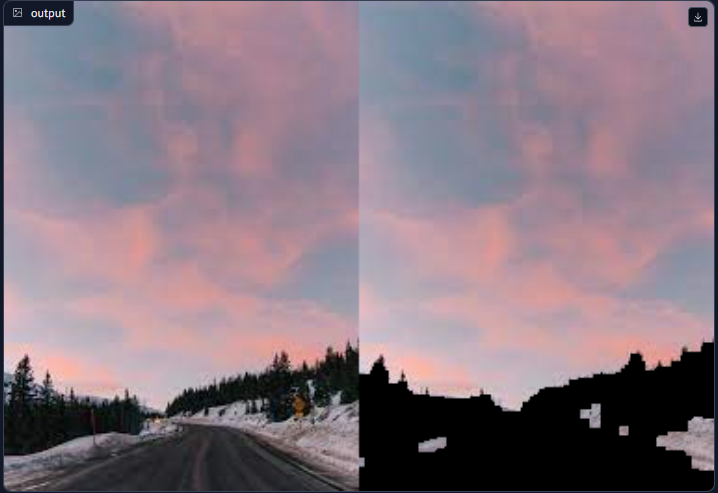
#> input picture pinksky.PNG, 718 x 493 px
$ python -i gradio_sky_identification.py   (imports and definitions only)
#> lines starting #> are read from the running program, lines starting #| are printed output that depends on the picture; after the words box and inside, x2 and y2 are one past the last pixel; in counts of white or black regions, pixels touching at a corner belong together
#> further down, picture is the input picture: shape (493, 718, 3); mean B, G, R 130.2, 119.6, 135.9
#> in process_image_for_gradio, `hsv_image = cv2.cvtColor(image, cv2.COLOR_BGR2HSV)`: hsv_image: shape (493, 718, 3); mean H, S, V 126.5, 39.1, 141.2
#Hannah Nguyen
#CS5330 - Lab 1: Sky Pixel Identification

import gradio as gr
import cv2
import numpy as np


# Function to calculate the threshold values for sky detection
# based on the top region of the image, which is assumed to contain the sky.
def calculate_thresholds_from_top(hsv_image, top_fraction=0.25):
    # Define the top region of the image for sampling sky pixels
#> called with top_fraction = 0.2
    top_region = hsv_image[:int(hsv_image.shape[0] * top_fraction), :, :]
#> top_region: shape (98, 718, 3); mean H, S, V 141, 51.4, 155.8

    # Calculate the average hue, saturation, and value in the top region
    # to determine the characteristic colors of the sky in the image.
    avg_hue = np.mean(top_region[:, :, 0])
#> avg_hue = 141
    avg_sat = np.mean(top_region[:, :, 1])
#> avg_sat = 51.36
    avg_val = np.mean(top_region[:, :, 2])
#> avg_val = 155.8

    # Initialize the limits to cover a broad range of sky colors.
    # Adjust the ranges based on the averages calculated above.
    lower_limit = np.array([0, 0, min(180, avg_val - 30)])
#> lower_limit = [0, 0, 125.8]
    upper_limit = np.array([180, max(255, avg_sat + 30), 255])
#> upper_limit = [180, 255, 255]

    # Predefined hue ranges for typical sky colors.
    blue_hue_range = (100, 140)
    orange_hue_range = (10, 50)

    # Adjust the hue range based on whether the average hue corresponds to
    # typical blue skies or orange sunset/sunrise skies.
    if avg_hue > blue_hue_range[0] and avg_hue < blue_hue_range[1]:
        lower_limit[0] = blue_hue_range[0]
        upper_limit[0] = blue_hue_range[1]
    elif avg_hue > orange_hue_range[0] and avg_hue < orange_hue_range[1]:
        lower_limit[0] = orange_hue_range[0]
        upper_limit[0] = orange_hue_range[1]

    # Extend the saturation limits to include clouds, which have high brightness
    # and low saturation.
    lower_limit[1] = 0  # Include low saturation values for cloud detection.
    upper_limit[1] = 255  # High saturation for clear skies or sunsets

    # Extend the upper value limit to ensure we capture the brightness of the sky and clouds.
    upper_limit[2] = 255

    return lower_limit, upper_limit

# Function to validate the sky detection mask and adjust thresholds if necessary.
# This ensures that the amount of sky detected is within reasonable bounds.
def validate_thresholds(mask, hsv_image, initial_lower_limit, initial_upper_limit):
    height, width = mask.shape
    total_pixels = height * width
    sky_pixels = cv2.countNonZero(mask)

    # Calculate the percentage of the image identified as sky.
    sky_percentage = sky_pixels / total_pixels

    # Define target bounds for the percentage of sky in the image.
    target_min_sky_percentage = 0.2
    target_max_sky_percentage = 0.95

    # If the sky percentage is within the target bounds, return the current mask.
    if target_min_sky_percentage <= sky_percentage <= target_max_sky_percentage:
        return mask

    # If the sky percentage is outside the target bounds, adjust thresholds (1e-6 to handle edge case and avoid zero devision).
    adjustment_ratio = target_min_sky_percentage / (sky_percentage + 1e-6) if sky_percentage < target_min_sky_percentage else target_max_sky_percentage / (sky_percentage + 1e-6)

    # Adjust the hue and saturation ranges based on the deviation from the target sky percentage.
    hue_adjustment = (initial_upper_limit[0] - initial_lower_limit[0]) * (adjustment_ratio - 1)
    sat_adjustment = (initial_upper_limit[1] - initial_lower_limit[1]) * (adjustment_ratio - 1)

    # Apply the adjusted limits to create a new mask.
    new_lower_limit = np.array([
        max(0, initial_lower_limit[0] - hue_adjustment),
        max(0, initial_lower_limit[1] - sat_adjustment),
        initial_lower_limit[2]
    ])
    new_upper_limit = np.array([
        min(180, initial_upper_limit[0] + hue_adjustment),
        min(255, initial_upper_limit[1] + sat_adjustment),
        initial_upper_limit[2]
    ])
    # Ensure new limits are type uint8 for mask creation.
    new_lower_limit = np.array(new_lower_limit, dtype=np.uint8)
    new_upper_limit = np.array(new_upper_limit, dtype=np.uint8)
    adjusted_mask = cv2.inRange(hsv_image, new_lower_limit, new_upper_limit)

    return adjusted_mask

# Function to find the most probable horizon line using the Hough Line Transform.
# It filters out significantly vertical lines and assumes the horizon is the highest
def find_horizon_line(edges):
    lines = cv2.HoughLinesP(edges, 1, np.pi / 180, threshold=50, minLineLength=80, maxLineGap=10)
    if lines is not None:
        lines = [l[0] for l in lines if abs(l[0][0] - l[0][2]) > abs(l[0][1] - l[0][3])]
        # Sort lines by their midpoint y-coordinate
        lines.sort(key=lambda x: (x[1]+x[3])/2)
        # The horizon line is the one with the smallest y-coordinate midpoint
        horizon_line = lines[0]
        return horizon_line
    return None

# Function to create a mask that excludes everything below the detected horizon line.
# This helps to differentiate between sky and non-sky regions, particularly in cases
# where reflections or similar colors appear below the horizon.
def mask_below_horizon(image, horizon_line):
    mask = np.zeros(image.shape[:2], dtype=np.uint8)
    cv2.line(mask, (horizon_line[0], horizon_line[1]), (horizon_line[2], horizon_line[3]), 255, thickness=5)
    # Fill below the line to exclude anything below it
    cv2.floodFill(mask, None, seedPoint=(0, horizon_line[1] + 1), newVal=255)
    return mask

# The main function that processes the image for Gradio.
# It applies the steps for sky detection and outputs an image
# showing the original and sky-detected regions side by side.
def process_image_for_gradio(image):
    # Convert to HSV color space
    hsv_image = cv2.cvtColor(image, cv2.COLOR_BGR2HSV)

    # Calculate thresholds from the top part of the image
    lower_limit, upper_limit = calculate_thresholds_from_top(hsv_image, top_fraction=0.2)
#> lower_limit = [0, 0, 125.8]; upper_limit = [180, 255, 255]

    # Ensure the limits are uint8 before using them in cv2.inRange
    lower_limit = np.array(lower_limit, dtype=np.uint8)
#> lower_limit = [0, 0, 125]
    upper_limit = np.array(upper_limit, dtype=np.uint8)

    # Initial mask based on the initially calculated thresholds
    initial_mask = cv2.inRange(hsv_image, lower_limit, upper_limit)
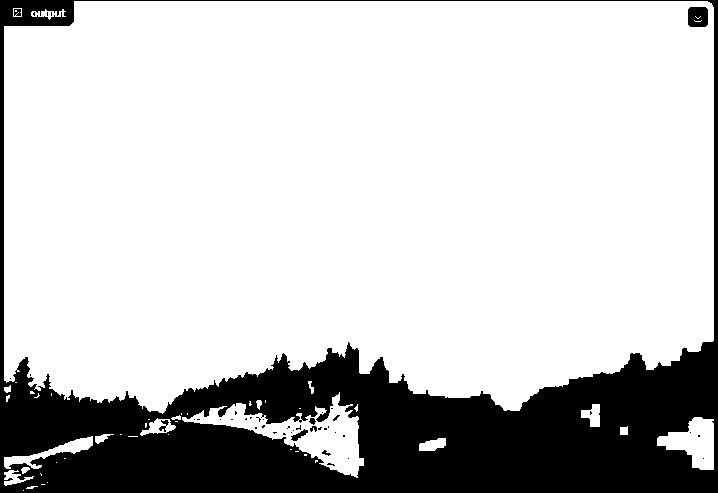
#> initial_mask: shape (493, 718); 78.2% white; 44 black regions (36 under 20 px), largest, box (x1, y1, x2, y2) and area: (0, 0, 718, 493) 76344, (688, 7, 708, 27) 374, (291, 429, 308, 441) 86

    # Validate and adjust the mask if necessary
    mask = validate_thresholds(initial_mask, hsv_image, lower_limit, upper_limit)
#> in validate_thresholds, `sky_pixels = cv2.countNonZero(mask)`: sky_pixels = 276842
#> in validate_thresholds, `sky_percentage = sky_pixels / total_pixels`: sky_percentage = 0.782

    # Apply morphological operations to remove small noise
    kernel_size = 5
    kernel = np.ones((kernel_size, kernel_size), np.uint8)
    mask = cv2.morphologyEx(mask, cv2.MORPH_OPEN, kernel)
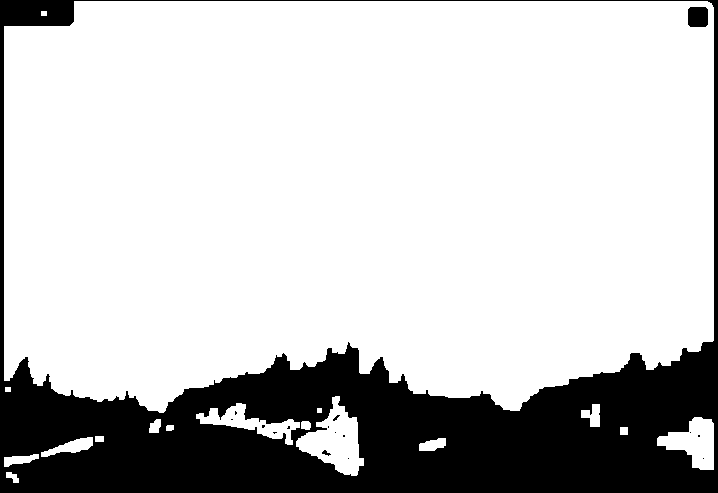
#> mask: shape (493, 718); 77.7% white; 16 black regions (13 under 20 px), largest, box (x1, y1, x2, y2) and area: (0, 0, 718, 493) 78432, (688, 7, 708, 27) 388, (322, 450, 331, 456) 26
    mask = cv2.morphologyEx(mask, cv2.MORPH_CLOSE, kernel)
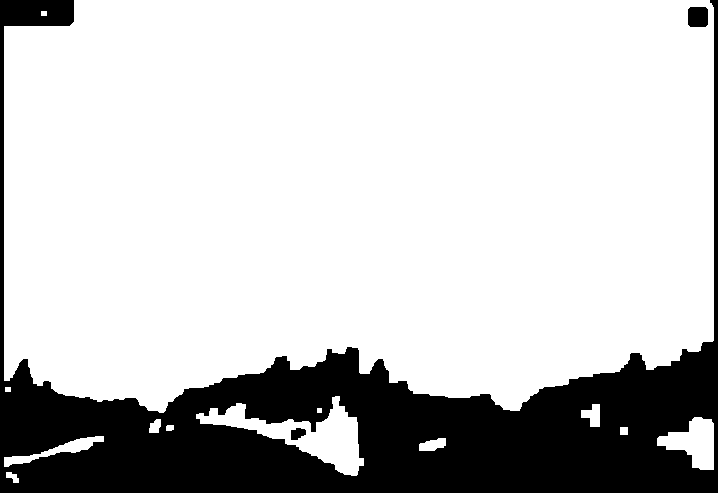
#> mask: shape (493, 718); 78% white; 3 black regions, box (x1, y1, x2, y2) and area: (0, 0, 718, 493) 77332, (688, 7, 708, 27) 388, (291, 428, 306, 440) 136

    # Apply edge detection to help find the horizon line
    edges = cv2.Canny(mask, 50, 150)
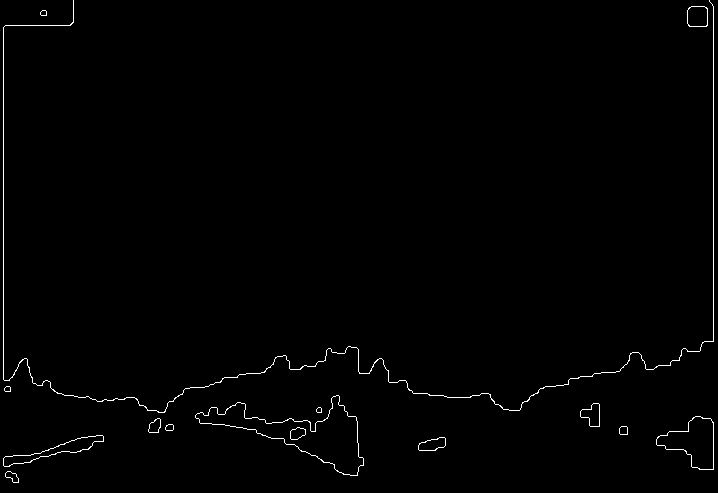
#> edges: shape (493, 718); 0.88% white in thin lines or dots

    # Find the horizon line
    horizon_line = find_horizon_line(edges)
#> in find_horizon_line, `lines = cv2.HoughLinesP(edges, 1, np.pi / 180, threshold=50, minLineLe..`: lines = [[3, 379, 3, 27], [713, 341, 713, 6]]
#> in find_horizon_line, `lines = [l[0] for l in lines if abs(l[0][0] - l[0][2]) > abs(l[0][1] -..`: lines = []

    # Create a mask to exclude everything below the horizon
    if horizon_line is not None:
        horizon_mask = mask_below_horizon(image, horizon_line)
        # Combine the sky mask with the horizon mask
        mask = cv2.bitwise_and(mask, horizon_mask)

    # Bitwise-AND mask and original image to extract sky
    sky = cv2.bitwise_and(image, image, mask=mask)

    # Stack the original image and the result side by side
    result = np.hstack((image, sky))

    return result


# Gradio function that wraps around process_image_for_gradio
def gradio_interface(image):
    output_image = process_image_for_gradio(image)
    return output_image

# Define the Gradio interface
# [7 lines that did not run here, left out]

# Launch the interface
# [1 line not run here, left out]

>>> import cv2
>>> picture = cv2.imread('pinksky.PNG')
#> (the run stopped early here; a loop or call above may not have finished)

$ run again, on skyblue.PNG
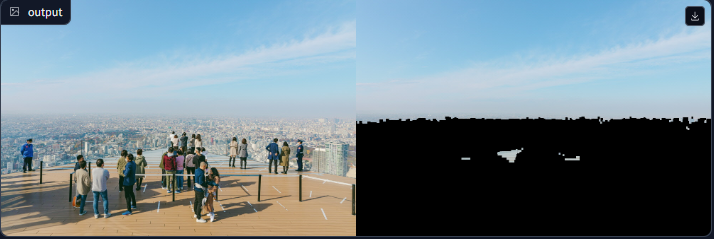
#> input picture skyblue.PNG, 714 x 239 px
#> picture is the input picture: shape (239, 714, 3); mean B, G, R 139.3, 130.7, 113.8
#> hsv_image: shape (239, 714, 3); mean H, S, V 64.9, 53.3, 146.4
#> top_region: shape (47, 714, 3); mean H, S, V 102.5, 102.9, 211.5
#> avg_hue = 102.5
#> avg_sat = 102.9
#> avg_val = 211.5
#> in calculate_thresholds_from_top, `lower_limit = np.array([0, 0, min(180, avg_val - 30)])`: lower_limit = [0, 0, 180]
#> in calculate_thresholds_from_top, `upper_limit = np.array([180, max(255, avg_sat + 30), 255])`: upper_limit = [180, 255, 255]
#> in process_image_for_gradio, `lower_limit, upper_limit = calculate_thresholds_from_top(hsv_image, to..`: lower_limit = [100, 0, 180]; upper_limit = [140, 255, 255]
#> in process_image_for_gradio, `initial_mask = cv2.inRange(hsv_image, lower_limit, upper_limit)`:
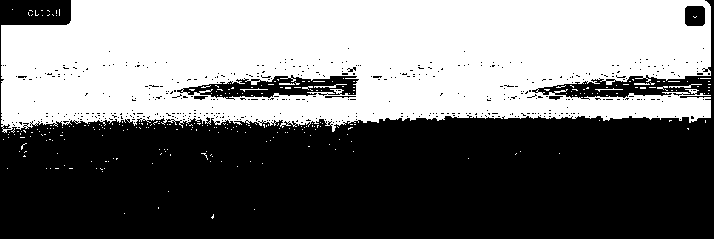
#> initial_mask: shape (239, 714); 45.9% white; 284 white regions (275 under 20 px), largest, box (x1, y1, x2, y2) and area: (1, 0, 711, 133) 77348, (314, 84, 347, 88) 49, (669, 84, 702, 88) 49
#> sky_pixels = 78250
#> sky_percentage = 0.459
#> edges: shape (239, 714); 1.1% white in thin lines or dots, all inside (x1, y1, x2, y2) = (0, 0, 711, 124)
#> lines = [[623, 117, 710, 117]]
#> in find_horizon_line, `horizon_line = lines[0]`: horizon_line = [623, 117, 710, 117]
#> in process_image_for_gradio, `result = np.hstack((image, sky))`:
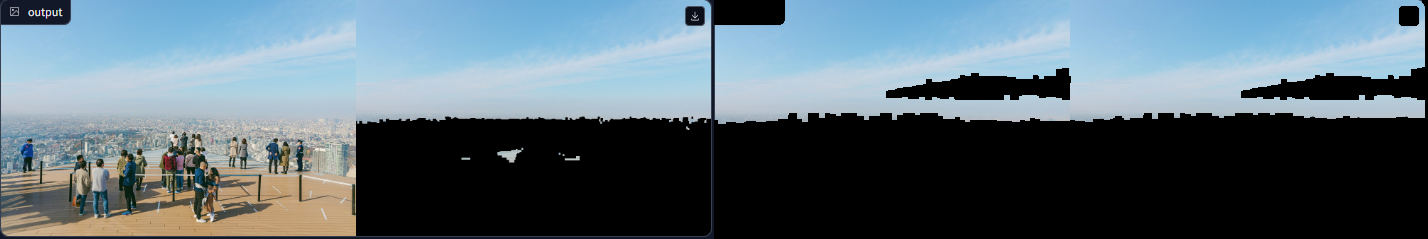
#> result: shape (239, 1428, 3); mean B, G, R 117.7, 108, 91.3

$ run again, on skyfield.PNG
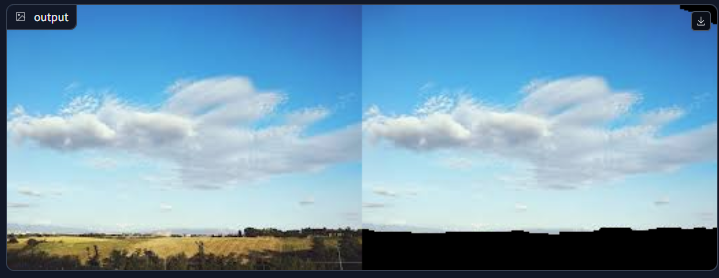
#> input picture skyfield.PNG, 719 x 278 px
#> picture is the input picture: shape (278, 719, 3); mean B, G, R 181.1, 156.3, 118
#> hsv_image: shape (278, 719, 3); mean H, S, V 88.7, 92, 184.3
#> top_region: shape (55, 719, 3); mean H, S, V 104.8, 173.1, 178.9
#> avg_hue = 104.8
#> avg_sat = 173.1
#> avg_val = 178.9
#> in calculate_thresholds_from_top, `lower_limit = np.array([0, 0, min(180, avg_val - 30)])`: lower_limit = [0, 0, 148.9]
#> in calculate_thresholds_from_top, `upper_limit = np.array([180, max(255, avg_sat + 30), 255])`: upper_limit = [180, 255, 255]
#> in process_image_for_gradio, `lower_limit, upper_limit = calculate_thresholds_from_top(hsv_image, to..`: lower_limit = [100, 0, 148.9]; upper_limit = [140, 255, 255]
#> in process_image_for_gradio, `lower_limit = np.array(lower_limit, dtype=np.uint8)`: lower_limit = [100, 0, 148]
#> in process_image_for_gradio, `initial_mask = cv2.inRange(hsv_image, lower_limit, upper_limit)`:
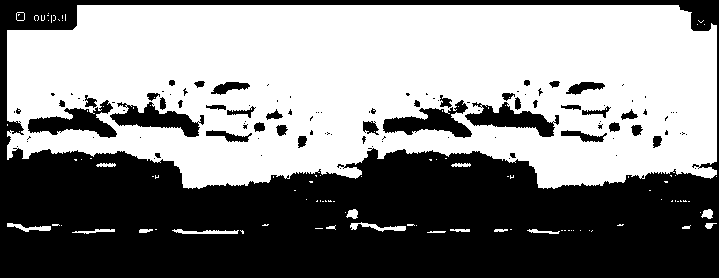
#> initial_mask: shape (278, 719); 52.6% white; 111 black regions (73 under 20 px), largest, box (x1, y1, x2, y2) and area: (0, 0, 719, 278) 85468, (28, 100, 117, 138) 1503, (383, 100, 472, 138) 1503
#> sky_pixels = 105200
#> sky_percentage = 0.526
#> edges: shape (278, 719); 1.9% white in thin lines or dots, all inside (x1, y1, x2, y2) = (6, 4, 719, 231)
#> in find_horizon_line, `lines = cv2.HoughLinesP(edges, 1, np.pi / 180, threshold=50, minLineLe..`: lines = [[78, 4, 677, 4], [6, 119, 6, 31]]
#> in find_horizon_line, `lines = [l[0] for l in lines if abs(l[0][0] - l[0][2]) > abs(l[0][1] -..`: lines = [[78, 4, 677, 4]]
#> in find_horizon_line, `horizon_line = lines[0]`: horizon_line = [78, 4, 677, 4]
#> in process_image_for_gradio, `result = np.hstack((image, sky))`:
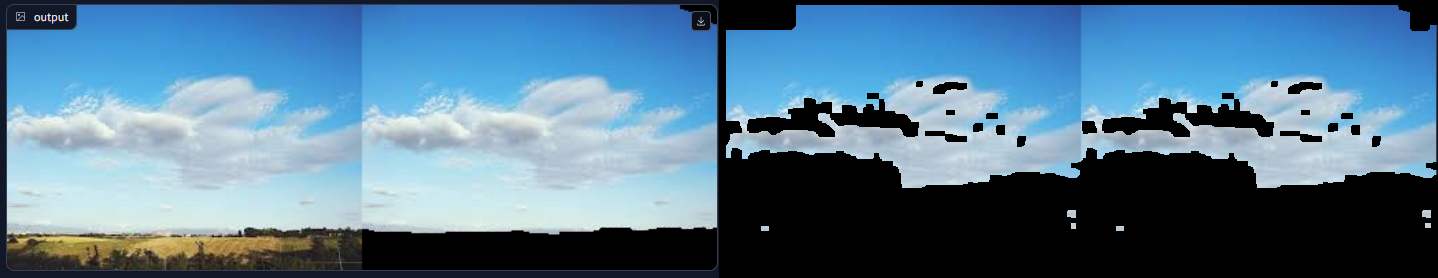
#> result: shape (278, 1438, 3); mean B, G, R 146.4, 121.9, 87.1

$ run again, on skyhouse.PNG
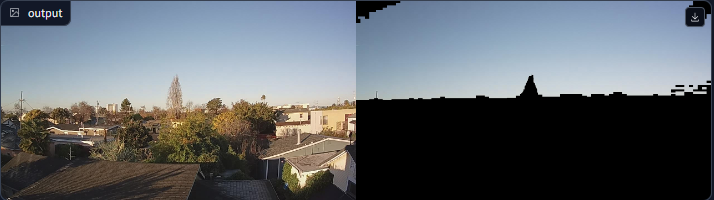
#> input picture skyhouse.PNG, 714 x 200 px
#> picture is the input picture: shape (200, 714, 3); mean B, G, R 107, 101.8, 96.5
#> hsv_image: shape (200, 714, 3); mean H, S, V 59.8, 45.1, 114.4
#> top_region: shape (40, 714, 3); mean H, S, V 104.8, 75.2, 163.7
#> avg_hue = 104.8
#> avg_sat = 75.23
#> avg_val = 163.7
#> in calculate_thresholds_from_top, `lower_limit = np.array([0, 0, min(180, avg_val - 30)])`: lower_limit = [0, 0, 133.7]
#> in calculate_thresholds_from_top, `upper_limit = np.array([180, max(255, avg_sat + 30), 255])`: upper_limit = [180, 255, 255]
#> in process_image_for_gradio, `lower_limit, upper_limit = calculate_thresholds_from_top(hsv_image, to..`: lower_limit = [100, 0, 133.7]; upper_limit = [140, 255, 255]
#> in process_image_for_gradio, `lower_limit = np.array(lower_limit, dtype=np.uint8)`: lower_limit = [100, 0, 133]
#> in process_image_for_gradio, `initial_mask = cv2.inRange(hsv_image, lower_limit, upper_limit)`:
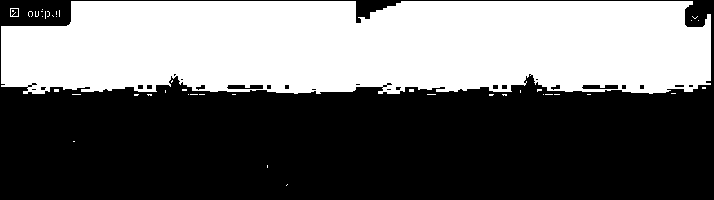
#> initial_mask: shape (200, 714); 42.1% white; 43 white regions (41 under 20 px), largest, box (x1, y1, x2, y2) and area: (1, 1, 711, 94) 59776, (10, 8, 19, 17) 36
#> sky_pixels = 60055
#> sky_percentage = 0.421
#> edges: shape (200, 714); 0.77% white in thin lines or dots, all inside (x1, y1, x2, y2) = (0, 0, 711, 94)
#> lines = None
#> in process_image_for_gradio, `result = np.hstack((image, sky))`:
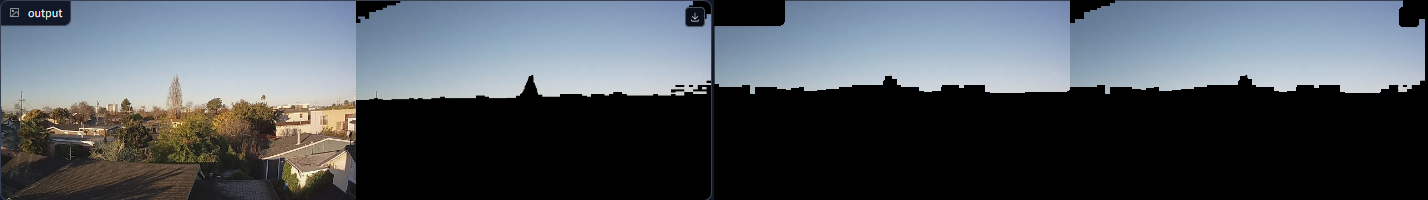
#> result: shape (200, 1428, 3); mean B, G, R 93.1, 86.1, 79.5
